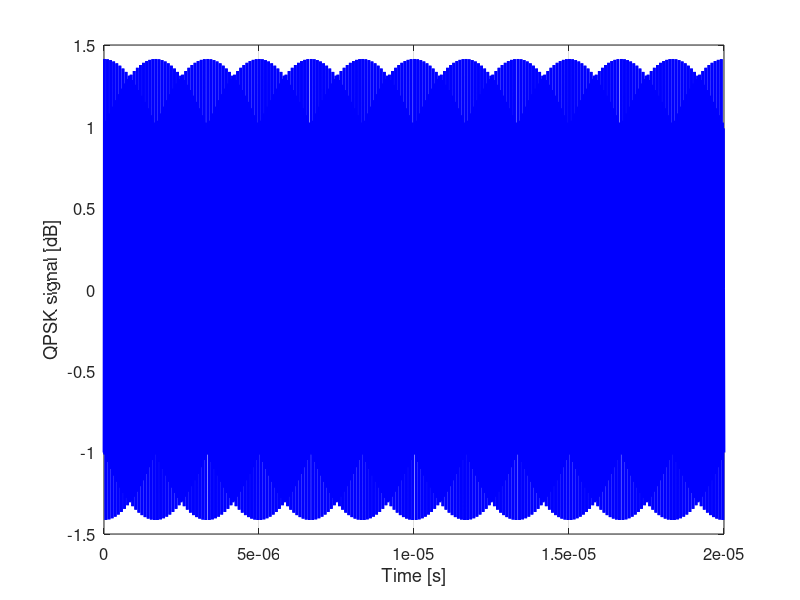

This chart was generated by the following MATLAB code: (Note: this script raises an error after producing the figure.)
% Author of the time2freq and freq2time functions:
%    Andela Zaric  02/09/2012
%    date of latest revision: 07/11/2016 (by Joao Felicio)

% Author of the QPSK modulator:
%     Joao Felicio

% Author of the current program:
% Miguel Albuquerque, Escola Naval, 2022

% The current program is a SAR passive radar simulator for static targets with zero-doppler values, using QPSK transmitted signal.
% QPSK signal is created based on a sequence of bits introduced by the user.
% For the SAR passive radar: 
% .Transmitter is on board of a moving platform.
% .There are 2 static antenna receivers.


% The simulator contains:
% . Doppler information, delay information, white noise addition, antennas radiation patterns influence, snell function between transmitter and receiver,
% . line of sight between transmitter-target and target-receiver and bistatic SAR processing. 



%**************** QPSK Modulator 
clear
close all
clc

%***************** INPUTS QPSK Modulator ******************
fc=30e6; %Carrier frequency, and the intermidiate frequency for calculations
c=3e8; % Speed of light 
lambda=c/fc; %Wavelength
Rb=fc/100; %Bitrate
fontsize=12;

%*******************************************

% Transmitted Signal uses this sequence of bits

sequence=[0,1,0,1,0,1,0,1,0,1,0,1]; % Introduce the sequence of bits to modulate 
Nb=length(sequence); %Number of bits
Ns=Nb/2; %Number of symbols

%Carrier
Ac=1; %Amplitude
wc=2*pi*fc;
Tc=1/fc; %Period
Tb=1/Rb; %Bit period
fs=2*40e6; %Sampling frequency
t_bit=linspace(0,Tb,round(Tb*fs)); %Time base of bit

QPSK_Signal=[];
Binary_signal=[];
bit=[];
Eb=Ac^2*Tb; %Bit energy
S=Eb*Rb; %Power of QPSK signal

PolarRZ=2*sequence-1;
for ss=1:length(sequence)/2
    I=PolarRZ(2*ss-1)*Ac.*cos(wc*t_bit); %I-channel
    Q=PolarRZ(2*ss)*Ac.*sin(wc*t_bit); %Q-channel
    
    %Adding noise
    QPSK_temp=I+Q;
    
    %Modulated QPSK signal
    QPSK_Signal=[QPSK_Signal,QPSK_temp];
end

t=linspace(0,Ns*Tb,length(QPSK_Signal));


%**************** Plot QPSK signal over time
fig=figure;
set(fig,'color','white');
plot(t,QPSK_Signal,'linewidth',2,'color','b');
xlabel('Time [s]');
ylabel('QPSK signal [dB]');
set(gca,'fontsize',fontsize);
grid on;

%**************** Plot frequency spectrum of QPSK signal

 [freq_XQPSK,X_QPSK]=time2freq(QPSK_Signal,t);
 fig=figure;
 hold on
 set(fig,'color','white');
 plot(abs(freq_XQPSK),20*log10(abs(X_QPSK)),'b','linewidth',2);
 xlim ([20e6 40e6]);
 xlabel('Frequency [Hz]');
 ylabel('QPSK Spectrum [dB]');
 set(gca,'fontsize',fontsize);
 grid on;
 hold off

%********************************************  SAR Passive Radar Simulator

%***************** INPUTS  ******************

% Frequency RF

F_rf=2.45e9; % Desired central frequency for the simulator

% Bandwith

%idxx= find(20*log10(abs(X_QPSK))>-140); % Produce a cut in transmitted spectrum of 30dB
idxx=find(freq_XQPSK>=20e6,1);
idx2=find(freq_XQPSK<=40e6,1,'last');

freq_XQPSK_cut=freq_XQPSK(idxx:idx2);
X_QPSK_cut=X_QPSK(idxx:idx2);

%********** Plot the part of the spectrum of QPSK signal used to transmit
 maxval1=max(X_QPSK_cut);
 X_QPSK_cut=X_QPSK_cut/maxval1;
 fig=figure;
 hold on
 set(fig,'color','white');
 plot(freq_XQPSK_cut,20*log10(X_QPSK_cut),'b','linewidth',2);
 xlabel('Frequency [Hz]');
 ylabel('QPSK Normalized Spectrum [dB]');
 set(gca,'fontsize',fontsize);
 grid on;
 hold off
 

 total_BW=max(freq_XQPSK_cut)-min(freq_XQPSK_cut); % Bandwidth of the transmitted signal


% Transmitting antenna

alpha_zero_transmit=0.8; % Introduce desired receiver antenna pointing angle in radians
D_transmit=18; % Desired Antenna directivity in dBi

theta_3dB_transmit=sqrt(4*pi/(10^(D_transmit/10))); % Transmitter antenna HPBW
teta_flutuations_transm=theta_3dB_transmit/2; % Define the flutuation angle value, used for detection between transmitter-target


% Surveillance antenna

alpha_zero_surv=2; % Introduce desired receiver pointing antenna angle in radians
D_surv=18; % Desired Antenna directivity in dBi

% Reference antenna

alpha_zeroSVref=3.1; % Introduce desired receiver antenna angle in radians
D_ref=18; % Desired Antenna directivity in dBi

% snell function

theta_3dB_surv=sqrt(4*pi/(10^(D_surv/10))); % Surveillance Antenna HPBW
teta_flutuations_reflec=theta_3dB_surv/2; % Define the flutuation angle value, used for detection between target-surveillance antenna


%**************** Define targets, Surveillance area and radar positions

% White Noise addition 

SNR=30; % Introduce white noise SNR value, applied to surveillance signal


% Define surveillance area and targets
Lp=1; % Pixel length
Nx= zeros(1,400); % dimension in x, horizontal of surveillance area
Ny= zeros(400,1); % dimension in y, vertical  of surveillance area
AoI=Nx.*Ny; % Surveillance area

% Horizontal targets
AoI(300,337) = 1; % define targets, set row 4, from column 7-10 to 1.


normal_ntarget1=[0 -1]; % Introduce a normal vector to the targets, used for angles calculations

% Receiver antenna position

% Surveillance antenna coordinates
X_receiver=400;
Y_receiver=400;

% Reference antenna coordinates

X_receiverref=400;
Y_receiverref=390;

% Transmitter antenna x coordinate

X_transmitter=400;


% Transmitter antenna y coordinate, by defining platform moovement along y
% axis

number_stops=400; % Desired Number of times for radar transmission
Vr=250; % platform velocity in meters/second


distance=length(Ny)*Lp; % Area dimension in meters
total_time=distance/Vr; % Time spended by the platform to get across the area dimension in seconds
time_waypoints=total_time/number_stops; % Time between transmissions
waypoints=[1:Vr*time_waypoints:distance]; % Y coordinates for radar transmissions
waypoints=round(waypoints);


%***************** Targets detection code  ******************


surv_matrix=zeros(length(X_QPSK_cut),length(waypoints)); % Define surveillance Signal matrix
ref_matrix=zeros(length(X_QPSK_cut),length(waypoints)); % Define Reference Signal matrix
QPSK_matrix=zeros(length(X_QPSK_cut),length(waypoints)); % Define QPSK Signal matrix
distance_matrix=zeros(1,length(waypoints)); % Define distance Signal matrix
R1_matrix=zeros(1,length(waypoints)); % Define distance Signal matrix
Rm_matrix=zeros(1,length(waypoints)); % Define distance Signal matrix
R2_matrix=zeros(1,length(waypoints)); % Define distance Signal matrix

for i=1:numel(waypoints) % For each waypoint
    Y_transmitter = waypoints(i);

   for xx=1:400
    for yy=1:400
         if AoI(xx,yy) ~= 0 % Target detection
            X_target= xx;
            Y_target= yy;
            VTransmitter_target=[X_target-X_transmitter Y_target-Y_transmitter]; % Vector transmitter-target
            Vectors_product=dot( VTransmitter_target,normal_ntarget1)/(norm(VTransmitter_target)*norm(normal_ntarget1));
            angle_transmitter =180-acosd(Vectors_product); % angle between transmitter-target
            VTarget_receiver=[X_target-X_receiver Y_target-Y_receiver]; % Vector Target-receiver
            Vectors_product_3=dot( VTarget_receiver,normal_ntarget1)/(norm(VTarget_receiver)*norm(normal_ntarget1));
            angle_receiver =acosd(Vectors_product_3); % angle between target-receiver
            Vectors_product_2= Colin_vectors(VTransmitter_target,VTarget_receiver);
            status=snell_function(angle_transmitter,angle_receiver, ...
            teta_flutuations_reflec,teta_flutuations_transm,Vectors_product_2);
            Pr = LoS_receiver(X_receiver,Y_receiver,X_target,Y_target,AoI); % Line of sight between target-receiver
            Pt = LoS_transmitter(X_transmitter,Y_transmitter,X_target,Y_target,AoI); % Line of sight between transmitter-target
            Wi_ref = RXGaussian_ref(X_receiverref,Y_receiverref,X_transmitter, ...
            Y_transmitter,alpha_zeroSVref,D_ref); % Reference antenna radiation pattern
            Wi_Surv= RXGaussian(X_receiver,Y_receiver,X_target,Y_target,alpha_zero_surv,D_surv); % Surveillance antenna radiation pattern
            Wi_transmit=RXGaussian_transmit(X_target,Y_target,X_transmitter, ...
            Y_transmitter,alpha_zero_transmit,D_transmit); % Transmitter antenna radiation pattern

           
                 if status ==1 & Pt ==1 & Pr ==1  & Wi_Surv ~=0 & Wi_transmit ~=0  % SAR Passive detection

                        target=yy;
                        R1=sqrt( (X_transmitter-X_target).^2 + (Y_transmitter-Y_target).^2); % Distance transmitter-target in meters
                        R2=sqrt( (X_receiver-X_target).^2 + (Y_receiver-Y_target).^2); % Distance Receiver-target in meters
                        Rd=sqrt( (X_receiverref-X_transmitter).^2 + (Y_receiverref-Y_transmitter).^2); % Distance Transmitter-Receiver in meters
                        k0=(2*pi*freq_XQPSK_cut)/c; % Wave index variable in radians
                        V=Vr*cosd(90-angle_transmitter); % Platform velocity for doppler information
                        lambda2=c./F_rf; % Wavelength in meters
                        fB=V./lambda2; % Convert speed to doppler shift in Hz
                        Kd=(2*pi*fB)/c; % Surveillance Doppler information
                        fB_ref=Vr./lambda; % Convert speed to doppler shift in Hz
                        kd_ref=(2*pi*fB_ref)/c; % Reference Doppler information
                        doppler_freqSurv=freq_XQPSK_cut+fB; % Surveillance Doppler frequency
                        doppler_freqRef=freq_XQPSK_cut+fB_ref; % Reference Doppler frequency
                        %Surveillance_SignalFD=Wi_transmit*Wi_Surv*X_QPSK_cut.*exp(-1*j*(k0+Kd)*(R1+R2)); % Surveillance Signal frequency domain
                        %Reference_SignalFD=Wi_transmit*Wi_ref*X_QPSK_cut.*exp(-1*j*(k0+kd_ref)*Rd); % Reference Signal frequency domain
                        Surveillance_SignalFD=Wi_transmit*Wi_Surv*(1/(R1+R2))*X_QPSK_cut.*exp(-1*j*(k0+Kd)*(R1+R2)); % Surveillance Signal frequency domain
                        %Surveillance_SignalFD=awgn(Surveillance_SignalFD,SNR,'measured'); % Introduce white gaussian Noise
                        surv_matrix(:,i)=Surveillance_SignalFD.';  % Surveillance Signal of entire detections in frequency domain
                        Reference_SignalFD=Wi_transmit*Wi_ref*(1/Rd)*X_QPSK_cut.*exp(-1*j*(k0+kd_ref)*Rd); % Reference Signal frequency domain
                        ref_matrix(:,i)=Reference_SignalFD.'; % Reference Signal of entire detections in frequency domain
                        distance_matrix(yy,i)=R1+R2-Rd;
                        R1_matrix(yy,i)=R1;
                        R2_matrix(yy,i)=R2;
                        fprintf('\n Coordenadas do avião(%d,%d)',X_transmitter,Y_transmitter);
                        fprintf('\n Coordenadas do alvo(%d,%d)',X_target,Y_target);
                        fprintf('\n Distância transmissor-alvo R1 %4.2f metros',R1);
                        fprintf('\n Distância alvo-recetor R2 %4.2f metros',R2);
                        fprintf('\n Distância transmissor-recetor Rd %4.2f metros',Rd);
                     continue
                      
                 end   

            end
             
         end
   end
end
distance_matrix( ~any(distance_matrix,2), : ) = [];  
R1_matrix( ~any(R1_matrix,2), : ) = [];  
R2_matrix( ~any(R2_matrix,2), : ) = [];  


